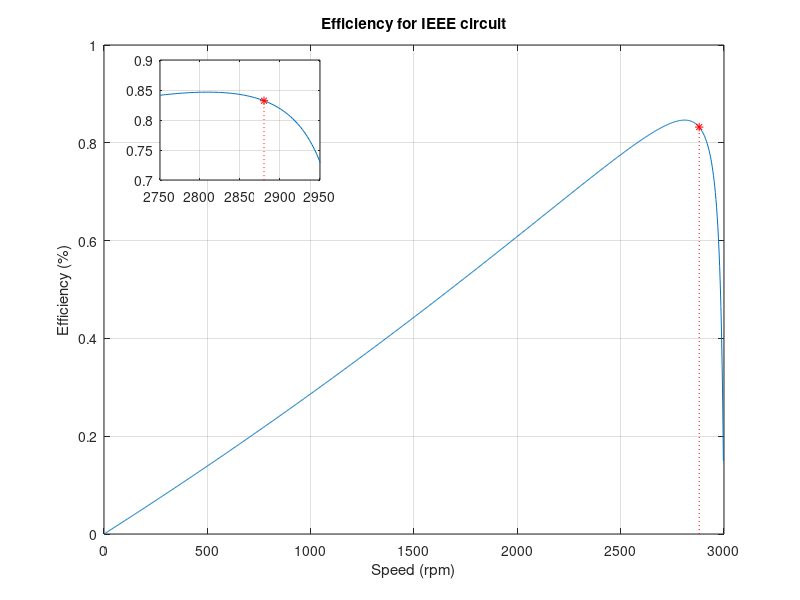

Write the MATLAB code that produced this figure.
clear all;close all;clc
% Data 
V_phase = 400;
f_s = 50;
omega_s = 2*pi*f_s;
poles = 2;
n_s = (60*f_s)/(poles/2);

% Equivalent Circuit (IEEE)
R_1 = 1.35;
R_2 = 6.22;
R_c = 1099.98;
X_total = 13.18;
X_1 = 0.5 * X_total;
X_2 = 0.5 * X_total;
X_m = 635.2;
 
% Slip
s_step = 0.001;
s = 0:s_step:1;
s(1) = s_step;

% Mechanical speed
n_m = (1-s) * n_s;

% Composite resistances
Z_2 = R_2./s + 1j * X_2; % rotor resistances
Z_CM = (R_c * (1j * X_m) ) / (R_c + (1j * X_m) ); % pararell componens
Z_2CM = (Z_2 * Z_CM) ./ (Z_2 + Z_CM); % compination of the above pararrel.
Z_1 = R_1 + 1j * X_1; % stator rasistances

% Total Resistance
Z_total = Z_1 + Z_2CM; 

% Stator Current for each s
I_phase = V_phase ./ Z_total;
% Angle of current
phi = -angle(I_phase);

% Indaction Voltage and Current
E_1 = V_phase - I_phase.*(R_1 + 1j*X_1);
I_2 = E_1 ./ sqrt( (R_2./s).^2 + X_2.^2);

% Electrical Input Power Calculation
P_el = V_phase .* abs(I_phase) .* cos(phi);

% Mechanical Output Power Calculation
P_mech = abs(I_2).^2 .* ( R_2.*((1-s)./s ));

% Efficiency Calculator
Eff = P_mech ./ P_el;

% Mechanical speed at s = 0.04;
n = (1 - 0.04)*n_s;

% Find possition at the efficiency curve
index = find(n_m == n);

% Figures
% Efficiency vs Speed
fig_1 = figure('name', 'efficiency vs speed');
plot(n_m,Eff);
hold on;
plot([n_m(index) n_m(index)],[0 Eff(index)],':r')
hold on;
plot(n_m(index),Eff(index), '*r');
grid on;
xlabel('Speed (rpm)');
ylabel('Efficiency (%)');
title('Efficiency for IEEE circuit');
 
axes('Position',[.2 .7 .2 .2])
box on
t = 40;
plot(n_m,Eff);
hold on;
plot([n_m(index) n_m(index)],[0 Eff(index)],':r')
hold on;
plot(n_m(index),Eff(index), '*r');
xlim([2750,2950])
ylim([0.7,0.9])
grid on
set(fig_1,'Position',[0 0 1500 600]);

fprintf('Max efficiency: a = %.3f %% \n', max(Eff))
fprintf('Efficiency for s = 4%%: a = %.3f %% \n', Eff(index))